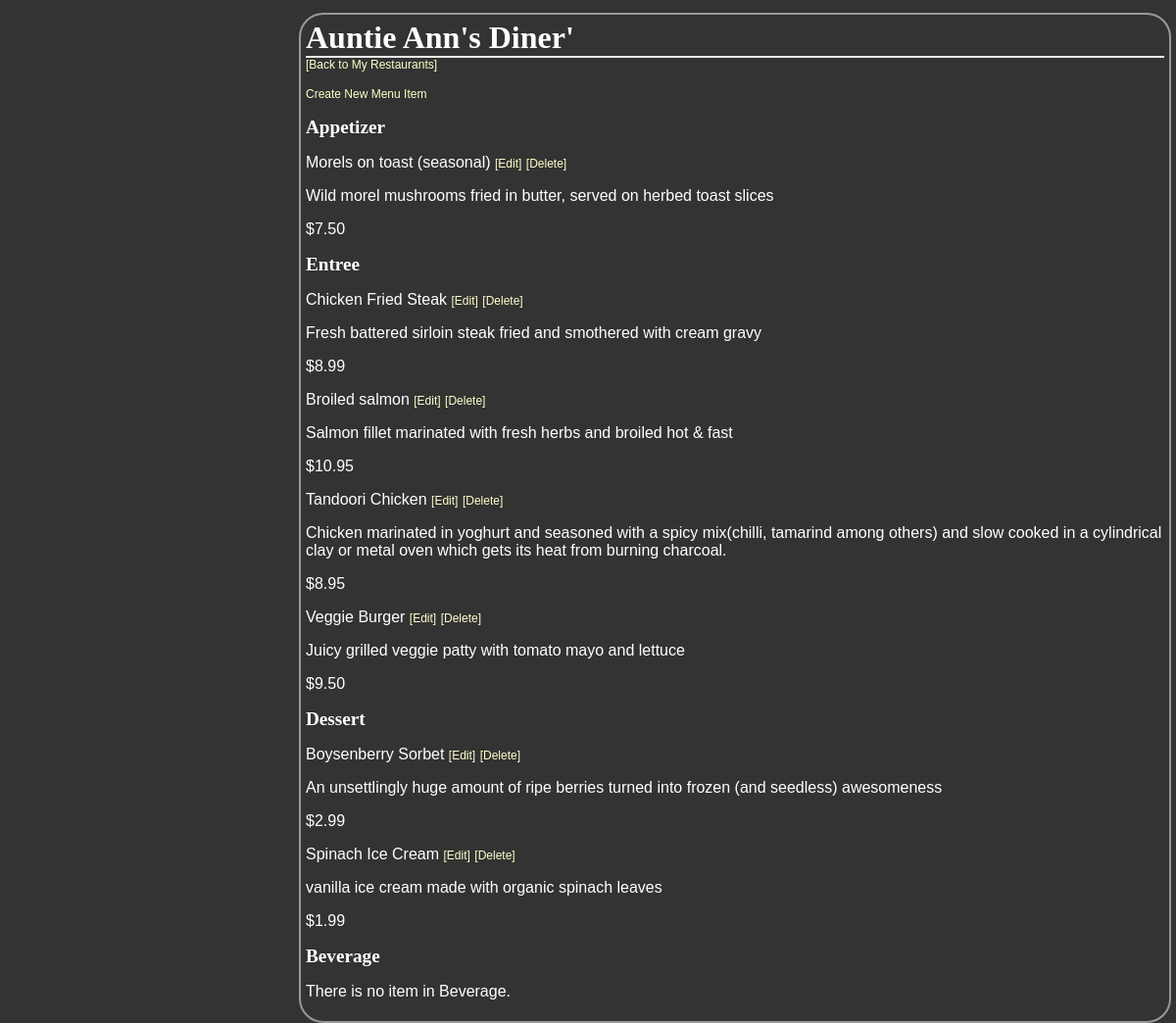
/restaurant/7/menu, run on the app's committed database.
### database_setup.py (models this page shows, shortened)
class Restaurant(Base):
    __tablename__ = 'restaurant'
    id = Column(Integer, primary_key=True)
    name = Column(String(250), nullable=False)

class MenuItem(Base):
    __tablename__ = 'menu_item'
    name = Column(String(80), nullable=False)
    id = Column(Integer, primary_key=True)
    description = Column(String(250))
    price = Column(String(8))
    course = Column(String(250))
    restaurant_id = Column(Integer, ForeignKey('restaurant.id'))
    restaurant = relationship(Restaurant)

### finalproject.py (the view)
@app.route('/restaurant/<int:restaurant_id>')
@app.route('/restaurant/<int:restaurant_id>/')
@app.route('/restaurant/<int:restaurant_id>/menu')
def showMenu(restaurant_id):
    restaurant = session.query(Restaurant).filter_by(id=restaurant_id).one()
    items = session.query(MenuItem).filter_by(restaurant_id=restaurant_id).all()
    appetizerItems = session.query(MenuItem).filter_by(restaurant_id=restaurant_id, course="Appetizer").all()
    entreeItems = session.query(MenuItem).filter_by(restaurant_id=restaurant_id, course="Entree").all()
    dessertItems = session.query(MenuItem).filter_by(restaurant_id=restaurant_id, course="Dessert").all()
    beverageItems = session.query(MenuItem).filter_by(restaurant_id=restaurant_id, course="Beverage").all()
    return render_template('menu 2.html',
                           restaurant_id=restaurant_id,
                           restaurant=restaurant,
                           items=items,
                           appetizerItems=appetizerItems,
                           entreeItems=entreeItems,
                           dessertItems=dessertItems,
                           beverageItems=beverageItems)

### templates/menu 2.html (shortened to what this page needs)
<html>
<head>
	<link rel=stylesheet type=text/css href="{{ url_for('static', filename='styles 2.css') }}">
</head>
<body>
	<div class='pane'>
	<h1>{{restaurant.name}}</h1>
	<a href="{{ url_for('showRestaurants') }}">[Back to My Restaurants]</a>
	{% if items==[] %}
	<p>There is no menu in this restaurant.</p>
	<p><a href="{{ url_for('newMenuItem', restaurant_id=restaurant_id) }}">Create New Menu Item</a></p>
	{% else %}
	<p><a href="{{ url_for('newMenuItem', restaurant_id=restaurant_id) }}">Create New Menu Item</a></p>
	<h2>Appetizer</h2>
	{% if appetizerItems == [] %}
	<p>There is no item in Appetizer.</p>
	{% else %}
	{% for item in appetizerItems %}
	<p>{{ item.name }}
		<a href="{{ url_for('editMenuItem', restaurant_id=restaurant_id, menu_id=item.id) }}">  [Edit]</a>
		<a href="{{ url_for('deleteMenuItem', restaurant_id=restaurant_id, menu_id=item.id) }}"> [Delete]</a>
	</p>
	<p>{{ item.description }}</p>
	<p>{{item.price}}</p>
	{% endfor %}
	{% endif %}
	<h2>Entree</h2>
	{% if entreeItems == [] %}
	<p>There is no item in Entree.</p>
	{% else %}
	{% for item in entreeItems %}
	<p>{{ item.name }}
		<a href="{{ url_for('editMenuItem', restaurant_id=restaurant_id, menu_id=item.id) }}">  [Edit]</a>
		<a href="{{ url_for('deleteMenuItem', restaurant_id=restaurant_id, menu_id=item.id) }}"> [Delete]</a>
	</p>
	<p>{{ item.description }}</p>
	<p>{{ item.price }}</p>
	{% endfor %}
	{% endif %}
	<h2>Dessert</h2>
	{% if dessertItems == [] %}
	<p>There is no item in Dessert.</p>
	{% else %}
	{% for item in dessertItems %}
	<p>{{ item.name }}
		<a href="{{ url_for('editMenuItem', restaurant_id=restaurant_id, menu_id=item.id) }}">  [Edit]</a>
		<a href="{{ url_for('deleteMenuItem', restaurant_id=restaurant_id, menu_id=item.id) }}"> [Delete]</a>
	</p>
	<p>{{ item.description }}</p>
	<p>{{ item.price }}</p>
	{% endfor %}
	{% endif %}
	<h2>Beverage</h2>
	{% if beverageItems == [] %}
	<p>There is no item in Beverage.</p>
	{% endif %}
	{% endif %}
</div>
</body>
</html>

### static/styles 2.css (style rules this page uses)
body { font-family: sans-serif; color: white; background-color: #333333; background-image: url('https://cloud.githubusercontent.com/assets/9041401/6119508/7cbced14-b07e-11e4-9dbd-f01488203879.jpg'); }
h1, h2, h3, h4 { color: #FFFFFF; }
h1, h2 { font-family: 'Georgia', serif; margin: 0; }
h1 { border-bottom: 2px solid #eee; }
h2 { font-size: 1.2em; }
p { color: #ffffff; }
a { text-decoration: none; color:#FFFFCC; font-size: .75em; }
.pane { position:absolute; left: 25%; border: 2px solid; border-radius: 25px; padding: 5px; margin: 5px; border-color: #999999; background-color: #333333; }

### data on the page
Restaurant: name "Auntie Ann's Diner'"
MenuItem: name "Morels on toast (seasonal)", description "Wild morel mushrooms fried in butter, served on herbed toast slices", price "$7.50"
MenuItem: name "Chicken Fried Steak", description "Fresh battered sirloin steak fried and smothered with cream gravy", price "$8.99"
MenuItem: name "Broiled salmon", description "Salmon fillet marinated with fresh herbs and broiled hot & fast", price "$10.95"
MenuItem: name "Tandoori Chicken", description "Chicken marinated in yoghurt and seasoned with a spicy mix(chilli, tamarind among others) and slow cooked in a cylindrical clay or metal oven which gets its heat from burning charcoal.", price "$8.95"
MenuItem: name "Veggie Burger", description "Juicy grilled veggie patty with tomato mayo and lettuce", price "$9.50"
MenuItem: name "Boysenberry Sorbet", description "An unsettlingly huge amount of ripe berries turned into frozen (and seedless) awesomeness", price "$2.99"
MenuItem: name "Spinach Ice Cream", description "vanilla ice cream made with organic spinach leaves", price "$1.99"
